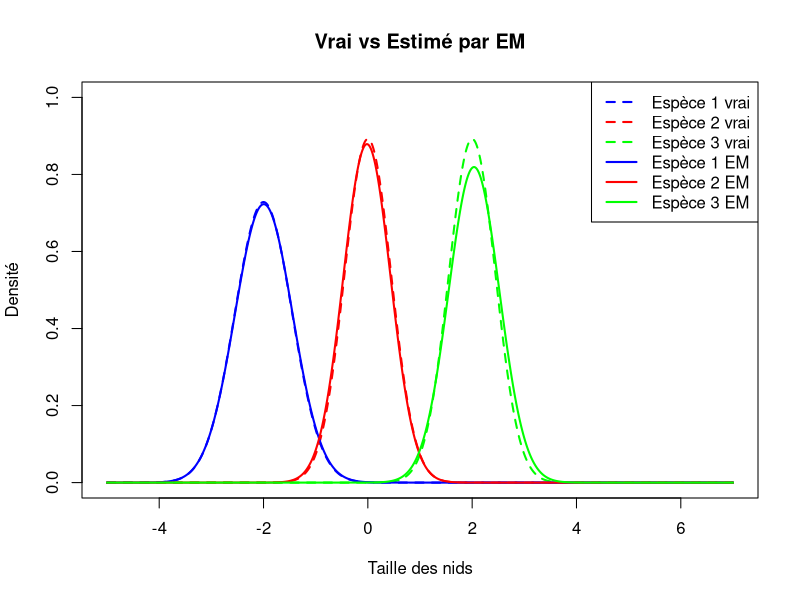
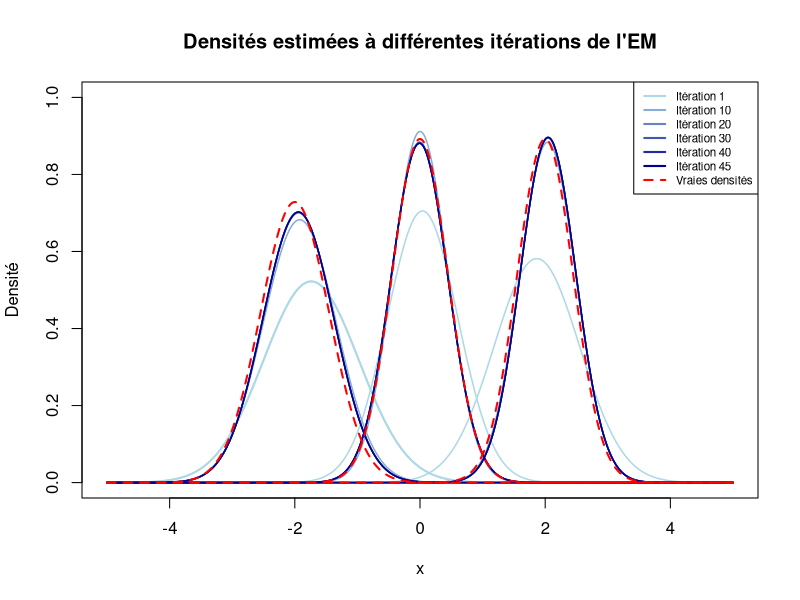

Reproduce these figures in R, in order.
# ALGORITHME EM — Mélange de 3 gaussiennes
# alpha=(0.4, 0.4, 0.2)  mu=(-2, 0, 2)  var=(0.3, 0.2, 0.2)

## Paramètres vrais
K = 3
n = 1000
alpha_vrai = c(0.4, 0.4, 0.2)
mu_vrai = c(-2, 0, 2)
var_vrai = c(0.3, 0.2, 0.2)


## Simulation des données
estm_obs = function(n) {
  X = numeric(n)
  for (i in 1:n) {
    u = runif(1)
    if (u < 0.4) {
      X[i] = rnorm(1, mean = -2, sd = sqrt(0.3))
    } else if (u < 0.8) {
      X[i] = rnorm(1, mean = 0, sd = sqrt(0.2))
    } else {
      X[i] = rnorm(1, mean = 2, sd = sqrt(0.2))
    }
  }
  return(X)
}

set.seed(42)   # reproductibilite
X = estm_obs(n)


## Fonctions EM
gauss = function(x, mu, var) {
  dnorm(x, mean = mu, sd = sqrt(var))
}

etape_E = function(X, alpha, mu, var) {
  gamma = matrix(0, nrow = length(X), ncol = K)
  for (k in 1:K) {
    gamma[, k] = alpha[k] * gauss(X, mu[k], var[k])
  }
  for (i in 1:length(X)) {
    gamma[i, ] = gamma[i, ] / sum(gamma[i, ])
  }
  return(gamma)
}

etape_M = function(X, gamma) {
  
  n = length(X)
  alpha = numeric(K)
  mu = numeric(K)
  var = numeric(K)
  
  for (k in 1:K) {
    Nk = sum(gamma[, k])
    alpha[k] = Nk / n
    mu[k] = sum(gamma[, k] * X) / Nk
    var[k] = sum(gamma[, k] * (X - mu[k])^2) / Nk
  }
  
  return(list(alpha = alpha, mu = mu, var = var))
}


## Boucle EM

alpha_est = rep(1/K, K)
mu_est = c(-1.5, 0.2, 1.8)
var_est = rep(0.5, K)

for (iter in 1:200) {
  gamma = etape_E(X, alpha_est, mu_est, var_est)
  params = etape_M(X, gamma)
  alpha_old = alpha_est
  alpha_est = params$alpha
  mu_est = params$mu
  var_est = params$var
  if (iter > 1 && max(abs(alpha_est - alpha_old)) < 1e-6) {
    cat("Convergence à l'itération", iter, "\n")
    break
  }
}

for (k in 1:K) {
  cat("Espèce", k, ":\n")
  cat("  alpha  : estimé =", round(alpha_est[k], 3), " | vrai =", alpha_vrai[k], "\n")
  cat("  mu     : estimé =", round(mu_est[k],    3), " | vrai =", mu_vrai[k],    "\n")
  cat("  var    : estimé =", round(var_est[k],   3), " | vrai =", var_vrai[k],   "\n")
  cat("\n")
}

## Graphique
x_seq = seq(-5, 7, by = 0.01)
couleurs = c("blue", "red", "green")

# On initialise le graphique vide
plot(x_seq, gauss(x_seq, mu_vrai[1], var_vrai[1]),
     type = "l", lty = 2, col = couleurs[1], lwd = 2,
     xlab = "Taille des nids", ylab = "Densité",
     main = "Vrai vs Estimé par EM",
     ylim = c(0, 1))

# On ajoute les courbes vraies (pointillé)
for (k in 2:K) {
  lines(x_seq, gauss(x_seq, mu_vrai[k], var_vrai[k]),
        lty = 2, col = couleurs[k], lwd = 2)
}

# On ajoute les courbes estimées (trait plein)
for (k in 1:K) {
  lines(x_seq, gauss(x_seq, mu_est[k], var_est[k]),
        lty = 1, col = couleurs[k], lwd = 2)
}

# Légende
legend("topright",legend = c("Espèce 1 vrai", "Espèce 2 vrai", "Espèce 3 vrai",
                  "Espèce 1 EM",   "Espèce 2 EM",   "Espèce 3 EM"),
       col = c(couleurs, couleurs),lty    = c(2, 2, 2, 1, 1, 1),lwd = 2)



## Test de Kolmogorov-Smirnov sur le mélange estimé
# CDF du mélange : F(x) = sum_k alpha_k * Phi((x - mu_k) / sqrt(var_k))

X = estm_obs(n)

cdf_melange = function(x, alpha, mu, var) {
  sapply(x, function(xi) {
    sum(alpha * pnorm(xi, mean = mu, sd = sqrt(var)))
  })
}

# On passe la CDF comme fonction de distribution empirique à tester
ks_result = ks.test(X, function(x) cdf_melange(x, alpha_est, mu_est, var_est))
print(ks_result)


## Boucle EM avec stockage à itération 1, puis tous les 10
alpha_est = rep(1/K, K)
mu_est    = c(-1.5, 0.2, 1.8)
var_est   = rep(0.5, K)

pas = 10

alpha_list = list()
mu_list    = list()
var_list   = list()
iter_stock = c()

compteur = 1

for (iter in 1:200) {
  gamma  = etape_E(X, alpha_est, mu_est, var_est)
  params = etape_M(X, gamma)
  
  alpha_old = alpha_est
  alpha_est = params$alpha
  mu_est    = params$mu
  var_est   = params$var
  
  # On stocke à l'itération 1, puis tous les "pas" itérations
  if (iter == 1 || iter %% pas == 0) {
    alpha_list[[compteur]] = alpha_est
    mu_list[[compteur]]    = mu_est
    var_list[[compteur]]   = var_est
    iter_stock[compteur]   = iter
    compteur = compteur + 1
  }
  
  if (iter > 1 && max(abs(alpha_est - alpha_old)) < 1e-6) {
    cat("Convergence à l'itération", iter, "\n")
    # On stocke aussi la dernière itération si pas déjà fait
    if (iter %% pas != 0) {
      alpha_list[[compteur]] = alpha_est
      mu_list[[compteur]]    = mu_est
      var_list[[compteur]]   = var_est
      iter_stock[compteur]   = iter
    }
    break
  }
}

n_etapes = length(alpha_list)
x_seq    = seq(-5, 5, by = 0.01)

# Dégradé du clair (début) au foncé (convergence)
couleurs_etapes = colorRampPalette(c("lightblue", "darkblue"))(n_etapes)

dir.create("../figures", showWarnings = FALSE)
png("../figures/convergence_em.png", width = 1350, height = 825, res = 150)

## Graphique : évolution des composantes gaussiennes
plot(x_seq, gauss(x_seq, mu_list[[1]][1], var_list[[1]][1]),
     type = "l", col = couleurs_etapes[1], lwd = 2,
     xlab = "x", ylab = "Densité",
     main = "Densités estimées à différentes itérations de l'EM",
     ylim = c(0, 1))

# Pour chaque étape, on trace les 3 composantes
for (j in 1:n_etapes) {
  for (k in 1:K) {
    lines(x_seq, gauss(x_seq, mu_list[[j]][k], var_list[[j]][k]),
          col = couleurs_etapes[j], lwd = 1.5)
  }
}

# Vraies composantes en rouge pointillé
for (k in 1:K) {
  lines(x_seq, gauss(x_seq, mu_vrai[k], var_vrai[k]),
        col = "red", lwd = 2, lty = 2)
}

legend("topright",
       legend = c(paste("Itération", iter_stock), "Vraies densités"),
       col = c(couleurs_etapes, "red"),
       lty = c(rep(1, n_etapes), 2), lwd = 2, cex = 0.7)

dev.off()
